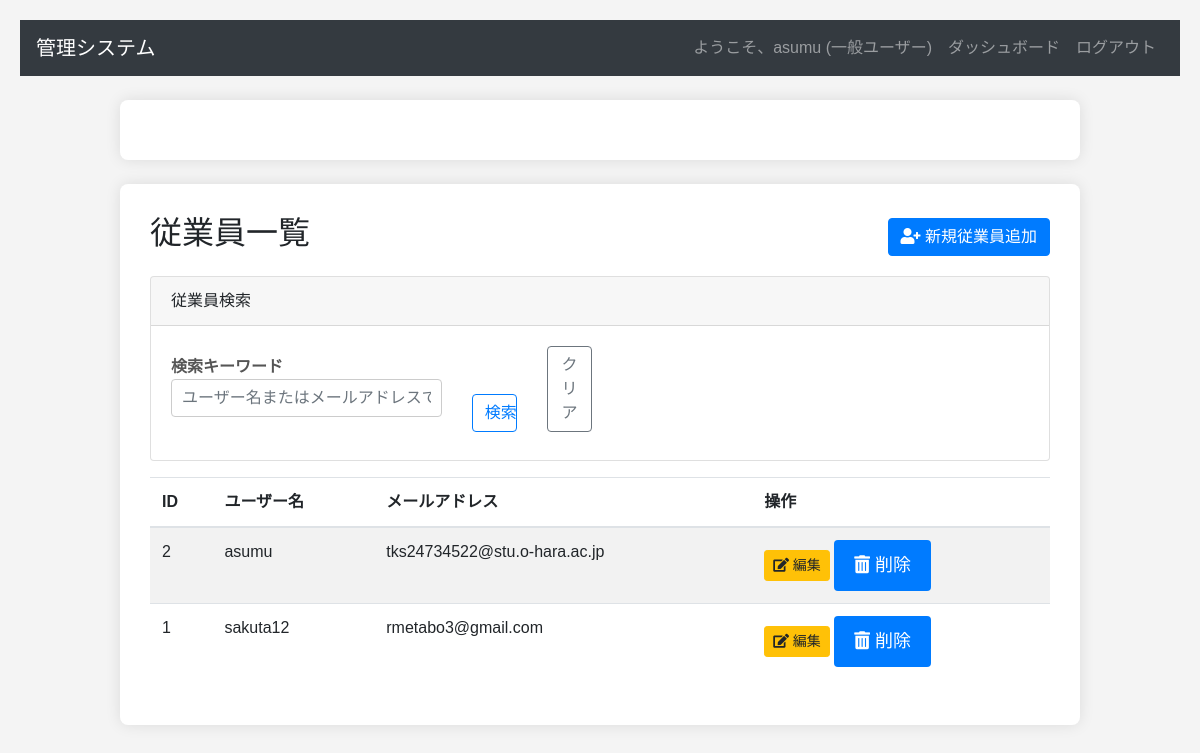
Screenshot of /users/ (signed in) with the database file from the repository.
### models/user.py (models this page shows, shortened)
class User(db.Model):
    __tablename__ = 'users' # <--- MUST be 'users' (lowercase, plural)
    id = db.Column(db.Integer, primary_key=True)
    username = db.Column(db.String(80), unique=True, nullable=False)
    password_hash = db.Column(db.String(200), nullable=False)
    email = db.Column(db.String(120), unique=True, nullable=False)
    role = db.Column(db.String(50), nullable=False, default='一般ユーザー')
    created_at = db.Column(db.DateTime, nullable=False, default=datetime.datetime.now)
    updated_at = db.Column(db.DateTime, nullable=False, default=datetime.datetime.now, onupdate=datetime.datetime.now)

### views/auth.py (the view)
@auth_bp.route('/users')
@admin_required # 管理者のみアクセス可能
def user_list():
    users = User.query.order_by(User.created_at.asc()).all()
    logged_in_user = User.query.get(session['user_id'])
    return render_template('auth/user_list.html', users=users, user=logged_in_user)

### forms/user_form.py
class UserSearchForm(FlaskForm):
    search_query = StringField('検索キーワード', validators=[Optional(), Length(max=100)],
                               render_kw={"placeholder": "ユーザー名またはメールアドレスで検索"})
    submit = SubmitField('検索')

class RegistrationForm(FlaskForm):
    username = StringField('ユーザー名', validators=[DataRequired(), Length(min=2, max=20)])
    email = StringField('メールアドレス', validators=[DataRequired(), Email()])
    password = PasswordField('パスワード', validators=[DataRequired()])
    confirm_password = PasswordField('パスワード（確認）', validators=[DataRequired(), EqualTo('password')])
    submit = SubmitField('登録')

### views/auth.py (called while the page is built)
def login_required(f):
    @wraps(f)
    def decorated_function(*args, **kwargs):
        if 'user_id' not in session:
            flash('ログインしてください。', 'warning')
            return redirect(url_for('auth.login', next=request.url))
        user = User.query.get(session['user_id'])
        if not user:
            session.pop('user_id', None)
            flash('ユーザーが見つかりません。再ログインしてください。', 'danger')
            return redirect(url_for('auth.login', next=request.url))
        return f(*args, **kwargs)
    return decorated_function

### views/user.py (called while the page is built, shortened)
@user_bp.route('/')
@login_required
def user_list():
    logged_in_user = User.query.get(session['user_id'])
    search_form = UserSearchForm(request.args) # GETリクエストのクエリパラメータでフォームを初期化
    users_query = User.query
    users = users_query.order_by(User.username.asc()).all()
    form = RegistrationForm() # ユーザー管理に特化したダミーフォーム
    return render_template(
        'user/user_list.html',
        users=users,
        user=logged_in_user,
        search_form=search_form, # 検索フォームをテンプレートに渡す
        form=form # 削除フォームのCSRFトークン用
    )

### templates/user/user_list.html (shortened to what this page needs)
{% extends 'base.html' %}
{% block content %}
<div class="container mt-4">
    <div class="d-flex justify-content-between align-items-center mb-3">
        <h2>従業員一覧</h2>
        <a href="{{ url_for('user.add_user') }}" class="btn btn-primary">
            <i class="fas fa-user-plus"></i> 新規従業員追加
        </a>
    </div>
    <div class="card mb-3">
        <div class="card-header">従業員検索</div>
        <div class="card-body">
            <form class="form-inline" method="GET" action="{{ url_for('user.user_list') }}">
                <div class="row align-items-end">
                    <div class="col-md-8 mb-2">
                        {{ search_form.search_query.label(class="form-label d-block") }}
                        {{ search_form.search_query(class="form-control w-100") }}
                    </div>
                    <div class="col-md-2 mb-2">
                        {{ search_form.submit(class="btn btn-outline-primary w-100") }}
                    </div>
                    <div class="col-md-2 mb-2">
                        <a href="{{ url_for('user.user_list') }}" class="btn btn-outline-secondary w-100">クリア</a>
                    </div>
                </div>
            </form>
        </div>
    </div>
    {% if users %}
    <div class="table-responsive">
        <table class="table table-striped table-hover">
            <thead>
                <tr>
                    <th>ID</th>
                    <th>ユーザー名</th>
                    <th>メールアドレス</th>
                    <th>操作</th>
                </tr>
            </thead>
            <tbody>
                {% for user_item in users %}
                <tr>
                    <td>{{ user_item.id }}</td>
                    <td>{{ user_item.username }}</td>
                    <td>{{ user_item.email }}</td>
                    <td>
                        <a href="{{ url_for('user.edit_user', user_id=user_item.id) }}" class="btn btn-sm btn-warning me-2">
                            <i class="fas fa-edit"></i> 編集
                        </a>
                        <form action="{{ url_for('user.delete_user', user_id=user_item.id) }}" method="POST" style="display:inline;" onsubmit="return confirm('本当にこの従業員を削除しますか？');">
                            <button type="submit" class="btn btn-sm btn-danger">
                                <i class="fas fa-trash-alt"></i> 削除
                            </button>
                        </form>
                    </td>
                </tr>
                {% endfor %}
            </tbody>
        </table>
    </div>
    {% else %}
    <p>従業員は登録されていません。検索条件に合う従業員が見つかりませんでした。</p>
    {% endif %}
</div>
{% endblock %}

### templates/base.html (shortened to what this page needs)
<!DOCTYPE html>
<html lang="ja">
<head>
    <link rel="stylesheet" href="https://stackpath.bootstrapcdn.com/bootstrap/4.5.2/css/bootstrap.min.css">
    <link rel="stylesheet" href="https://cdnjs.cloudflare.com/ajax/libs/font-awesome/5.15.4/css/all.min.css">
    <link rel="stylesheet" href="{{ url_for('static', filename='style.css') }}">
    <link rel="stylesheet" href="https://cdn.jsdelivr.net/npm/fullcalendar@6.1.11/main.min.css">
</head>
<body>
    <nav class="navbar navbar-expand-lg navbar-dark bg-dark">
        <a class="navbar-brand" href="{{ url_for('dashboard') }}">管理システム</a>
        <div class="collapse navbar-collapse" id="navbarNav">
            <ul class="navbar-nav ml-auto">
                {% if session.get('username') %}
                    <li class="nav-item">
                        <a class="nav-link" href="#">ようこそ、{{ session['username'] }} ({{ session['user_role'] }})</a>
                    </li>
                    <li class="nav-item">
                        <a class="nav-link" href="{{ url_for('dashboard') }}">ダッシュボード</a>
                    </li>
                    <li class="nav-item">
                        <a class="nav-link" href="{{ url_for('auth.logout') }}">ログアウト</a>
                    </li>
                {% endif %}
            </ul>
        </div>
    </nav>
    <div class="container mt-4">
    </div>
    {% block content %}{% endblock %}
</body>
</html>

### static/css/style.css (style rules this page uses)
body { font-family: sans-serif; margin: 20px; background-color: #f4f4f4; }
.container { max-width: 960px; margin: 0 auto; background-color: #fff; padding: 30px; border-radius: 8px; box-shadow: 0 0 15px rgba(0, 0, 0, 0.1); }
label { display: block; margin-bottom: 8px; font-weight: bold; color: #555; }
input[type="text"], input[type="password"] { width: 100%; padding: 10px; margin-bottom: 15px; border: 1px solid #ccc; border-radius: 4px; box-sizing: border-box; font-size: 16px; }
button[type="submit"] { background-color: #007bff; color: white; padding: 12px 20px; border: none; border-radius: 4px; cursor: pointer; font-size: 18px; transition: background-color 0.3s ease; }
a { color: #007bff; text-decoration: none; transition: color 0.3s ease; }

### rows the page displays
User: username "asumu", user_role "一般ユーザー", id "2", email "tks24734522@stu.o-hara.ac.jp"
User: id "1", username "sakuta12", email "rmetabo3@gmail.com"

### other values shown
{{ search_form.search_query.label(class="form-label d-block") }} "検索キーワード"
